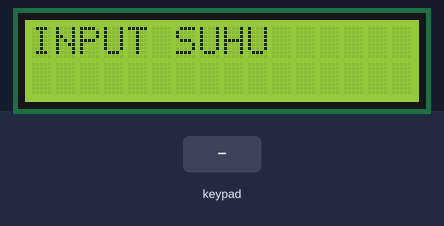
Recording of a sketch running on a simulated ESP32. Parts: 16×2 character LCD. The test bench sets the inputs (shaded band). What the sketch prints to the serial monitor is not drawn.

Above: at 2.8 s.
2.9 s: keypad keys 1 3 1 2 1 4 2 7 # pressed 0.4 s apart
At 7.2 s:
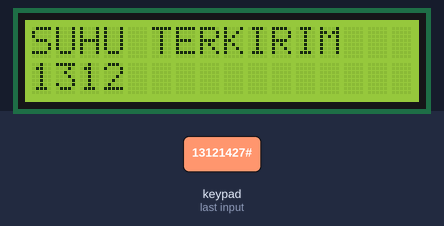
9.1 s: key 'A' pressed
At 9.8 s:
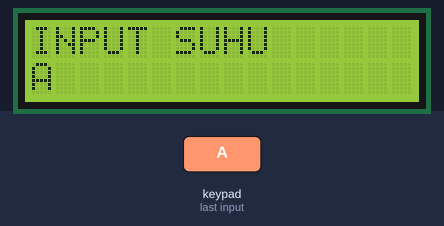
10.6 s: key 'B' pressed
At 11.0 s:
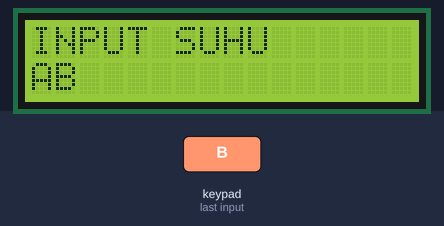
12.1 s: key 'C' pressed
At 13.0 s:
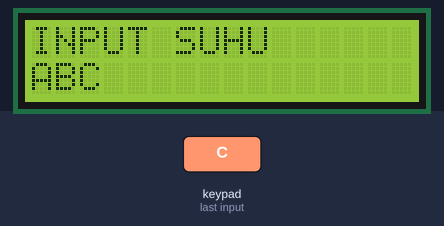
13.6 s: keypad keys 2 6 2 5 3 3 3 2 # pressed 0.4 s apart
At 17.8 s:
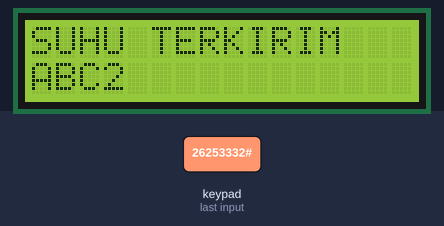
19.8 s: key 'D' pressed
At 21.2 s:
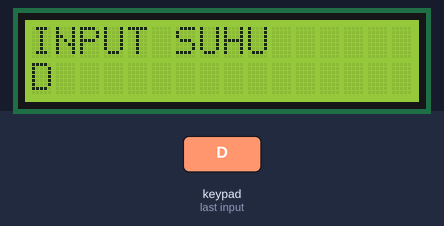
Timing chart, 0 to 22.3 s (numbered marks = the images above; inputs shaded):
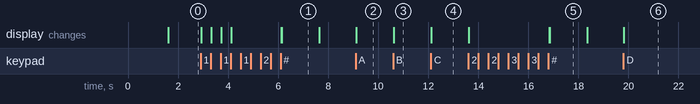

The sketch:

PROGRAM_PENGIRIM.ino
```cpp
#include <WiFi.h>
#include <esp_now.h>
#include <Wire.h>
#include <LiquidCrystal_I2C.h>
#include <Keypad.h>

// ==========================
// LCD I2C
// ==========================
LiquidCrystal_I2C lcd(0x27, 16, 2);

// ==========================
// KEYPAD
// ==========================
const byte ROWS = 4;
const byte COLS = 4;

char keys[ROWS][COLS] = {
  {'1','2','3','A'},
  {'4','5','6','B'},
  {'7','8','9','C'},
  {'*','0','#','D'}
};

byte rowPins[ROWS] = {13, 12, 14, 27};
byte colPins[COLS] = {26, 25, 33, 32};

Keypad keypad = Keypad(
  makeKeymap(keys),
  rowPins,
  colPins,
  ROWS,
  COLS
);

// ==========================
// ESP-NOW STRUCTURE
// ==========================
typedef struct {
  char suhu[10];
} DataKirim;

DataKirim dataKirim;

// ==========================
// MAC ADDRESS RECEIVER
// ==========================
uint8_t broadcastAddress[] = {
  0x34, 0xCD, 0xB0, 0x33, 0xAA, 0x38
};

// ==========================
// VARIABLE CONTROL
// ==========================
String inputStr = "";
String lastSentStr = "";

volatile bool sendStatusReady = false;
volatile bool sendWasSuccess = false;

bool waitingForSend = false;
bool showingResult = false;

unsigned long resultStartMs = 0;

// ==========================
// CALLBACK ESP-NOW
// ==========================
void onDataSent(
  const uint8_t *mac_addr,
  esp_now_send_status_t status
) {
  sendWasSuccess = (status == ESP_NOW_SEND_SUCCESS);
  sendStatusReady = true;
}

// ==========================
// TAMPIL LCD INPUT
// ==========================
void tampilInput() {
  lcd.clear();
  lcd.setCursor(0, 0);
  lcd.print("INPUT SUHU");
  lcd.setCursor(0, 1);
  lcd.print(inputStr);
}

// ==========================
// SETUP
// ==========================
void setup() {
  Serial.begin(115200);

  Wire.begin(21, 22);

  lcd.init();
  lcd.backlight();

  lcd.clear();
  lcd.setCursor(0, 0);
  lcd.print("ESP32 PENGIRIM");
  delay(1500);

  tampilInput();

  // Konfigurasi Wi-Fi
  WiFi.mode(WIFI_STA);
  WiFi.setTxPower(WIFI_POWER_19_5dBm);

  Serial.println();
  Serial.println("=== INFORMASI ESP32 PENGIRIM ===");

  Serial.print("MAC Address: ");
  Serial.println(WiFi.macAddress());

  // Inisialisasi ESP-NOW
  if (esp_now_init() != ESP_OK) {
    lcd.clear();
    lcd.setCursor(0, 0);
    lcd.print("ESP NOW ERROR");

    Serial.println("ESP NOW ERROR");
    return;
  }

  Serial.println("ESP-NOW berhasil diinisialisasi");

  // Informasi kanal Wi-Fi aktif
  Serial.print("Kanal Wi-Fi aktif: ");
  Serial.println(WiFi.channel());

  // Registrasi callback pengiriman
  esp_now_register_send_cb(onDataSent);

  // Konfigurasi peer penerima
  esp_now_peer_info_t peerInfo = {};

  memcpy(
    peerInfo.peer_addr,
    broadcastAddress,
    6
  );

  peerInfo.channel = 0;
  peerInfo.encrypt = false;
  peerInfo.ifidx = WIFI_IF_STA;

  if (esp_now_add_peer(&peerInfo) != ESP_OK) {
    lcd.clear();
    lcd.setCursor(0, 0);
    lcd.print("PEER ERROR");

    Serial.println("PEER ERROR");
    return;
  }

  Serial.println("ESP32 PENGIRIM SIAP");
}

// ==========================
// LOOP
// ==========================
void loop() {
  // Periksa status pengiriman
  if (sendStatusReady) {
    bool success = sendWasSuccess;

    sendStatusReady = false;
    waitingForSend = false;
    showingResult = true;
    resultStartMs = millis();

    lcd.clear();

    if (success) {
      lcd.setCursor(0, 0);
      lcd.print("SUHU TERKIRIM");

      lcd.setCursor(0, 1);
      lcd.print(lastSentStr);

      inputStr = "";
    } else {
      lcd.setCursor(0, 0);
      lcd.print("GAGAL KIRIM");

      lcd.setCursor(0, 1);
      lcd.print("ULANGI INPUT");
    }
  }

  // Kembali ke tampilan input setelah 1,5 detik
  if (showingResult) {
    if (millis() - resultStartMs >= 1500) {
      showingResult = false;
      tampilInput();
    }
    return;
  }

  // Tunggu hasil pengiriman
  if (waitingForSend) {
    return;
  }

  char key = keypad.getKey();

  if (key) {
    Serial.print("KEY : ");
    Serial.println(key);

    // Input angka atau huruf A-D
    if ((key >= '0' && key <= '9') ||
        (key >= 'A' && key <= 'D')) {

      if (inputStr.length() < 4) {
        inputStr += key;
      }

      tampilInput();
    }

    // Hapus input
    else if (key == '*') {
      inputStr = "";
      tampilInput();
    }

    // Kirim data menggunakan tombol #
    else if (key == '#') {
      if (inputStr.length() > 0) {
        lastSentStr = inputStr;

        memset(
          dataKirim.suhu,
          0,
          sizeof(dataKirim.suhu)
        );

        lastSentStr.toCharArray(
          dataKirim.suhu,
          sizeof(dataKirim.suhu)
        );

        lcd.clear();
        lcd.setCursor(0, 0);
        lcd.print("MENGIRIM...");

        lcd.setCursor(0, 1);
        lcd.print(lastSentStr);

        waitingForSend = true;

        esp_err_t result = esp_now_send(
          broadcastAddress,
          (uint8_t *)&dataKirim,
          sizeof(dataKirim)
        );

        if (result != ESP_OK) {
          Serial.print("Gagal memulai pengiriman. Error: ");
          Serial.println(esp_err_to_name(result));

          waitingForSend = false;
          showingResult = true;
          resultStartMs = millis();

          lcd.clear();
          lcd.setCursor(0, 0);
          lcd.print("GAGAL KIRIM");

          lcd.setCursor(0, 1);
          lcd.print("ULANGI INPUT");
        }
      }
    }
  }
}
```

Measured:
- after the input at 2.9 s, the display: first changes at once (image 1 shows a later state)
- after the input at 9.1 s, the display: changes at once (image 2)
- after the input at 10.6 s, the display: changes at once (image 3)
- after the input at 12.1 s, the display: changes at once (image 4)
- after the input at 13.6 s, the display: first changes at once (image 5 shows a later state)
- after the input at 19.8 s, the display: changes at once (image 6)
- what the display in image 1 shows lasts 1.5 s, from 6.1 s to 7.6 s
